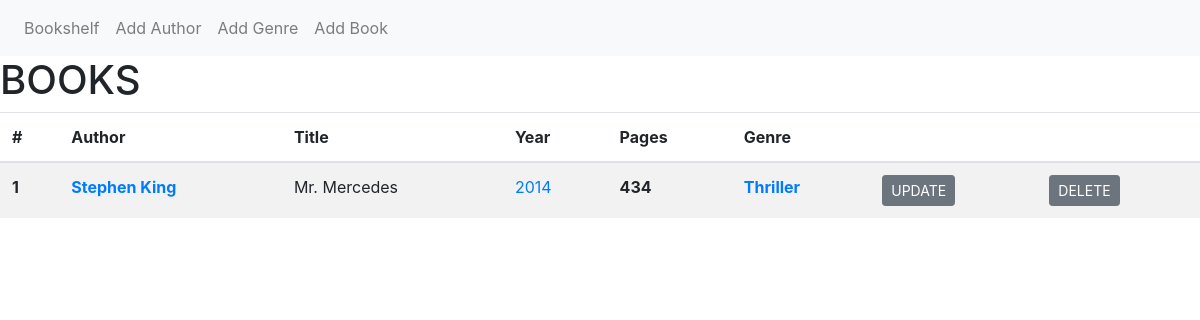
Page /author/1/ on the committed database.
### tables this page shows
CREATE TABLE "books" (
	"id"	INTEGER NOT NULL PRIMARY KEY AUTOINCREMENT UNIQUE,
	"Author"	INTEGER NOT NULL,
	"Title"	TEXT NOT NULL,
	"Year"	INTEGER NOT NULL,
	"Pages"	INTEGER NOT NULL,
	"Genre"	INTEGER NOT NULL
);

CREATE TABLE "authors" (
	"id"	INTEGER NOT NULL PRIMARY KEY AUTOINCREMENT UNIQUE,
	"Name"	TEXT NOT NULL UNIQUE,
	"Description"	TEXT
);

CREATE TABLE "genres" (
	"id"	INTEGER NOT NULL PRIMARY KEY AUTOINCREMENT UNIQUE,
	"Name"	TEXT NOT NULL UNIQUE,
	"Description"	TEXT
);

### app.py (the view)
@app.route('/author/<int:author_pk>/')
def books_by_author(author_pk):
    books = execute_query(f"SELECT * FROM Books WHERE author={author_pk}")
    return render_template('main.html', books=books, get_by_id=select_all_by_id)

### app.py (called while the page is built)
def execute_query(query):
    with sqlite3.connect('db.db') as conn:
        cursor = conn.cursor()
        cursor.execute(query)
        return cursor.fetchall()

def select_all_by_id(table, record_id):
    return execute_query(f"SELECT * FROM {table} WHERE id={record_id}")[0]

### templates/main.html (shortened to what this page needs)
{% extends 'index.html' %} {% block body %}
<h1>BOOKS</h1>
<div class="container-space">
  <table class="table table-striped">
    <thead>
      <tr>
        <th scope="col">#</th>
        <th scope="col">Author</th>
        <th scope="col">Title</th>
        <th scope="col">Year</th>
        <th scope="col">Pages</th>
        <th scope="col">Genre</th>
        <th scope="col"></th>
        <th scope="col"></th>
      </tr>
    </thead>
    <tbody>
      {% for item in books %}
      <tr>
        <th scope="row">{{loop.index}}</th>
        <th>
          {% with author=get_by_id('authors', item[1]) %}
          <a href="/author/{{author[0]}}/">{{author[1]}}</a>
          {% endwith %}
        </th>
        <td>{{item[2]}}</td>
        <td><a href="/year/{{item[3]}}/">{{item[3]}}</a></td>
        <th>{{item[4]}}</th>
        <th>
          {% with genre=get_by_id('genres', item[5]) %}
          <a href="/genre/{{genre[0]}}/">{{genre[1]}}</a>
          {% endwith %}
        </th>
        <th>
          <form method="get" action="/update/book/{{item[0]}}">
            <input
              type="submit"
              value="UPDATE"
              class="btn btn-secondary btn-sm"
            />
          </form>
        </th>
        <th>
          <form method="get" action="delete/book/{{item[0]}}">
            <input
              type="submit"
              value="DELETE"
              class="btn btn-secondary btn-sm"
            />
          </form>
        </th>
        {% endfor %}
      </tr>
    </tbody>
  </table>
</div>
{% endblock %}

### rows in the picture
books: Title "Mr. Mercedes", Year "2014", Pages "434"
authors: Name "Stephen King"
genres: Name "Thriller"
